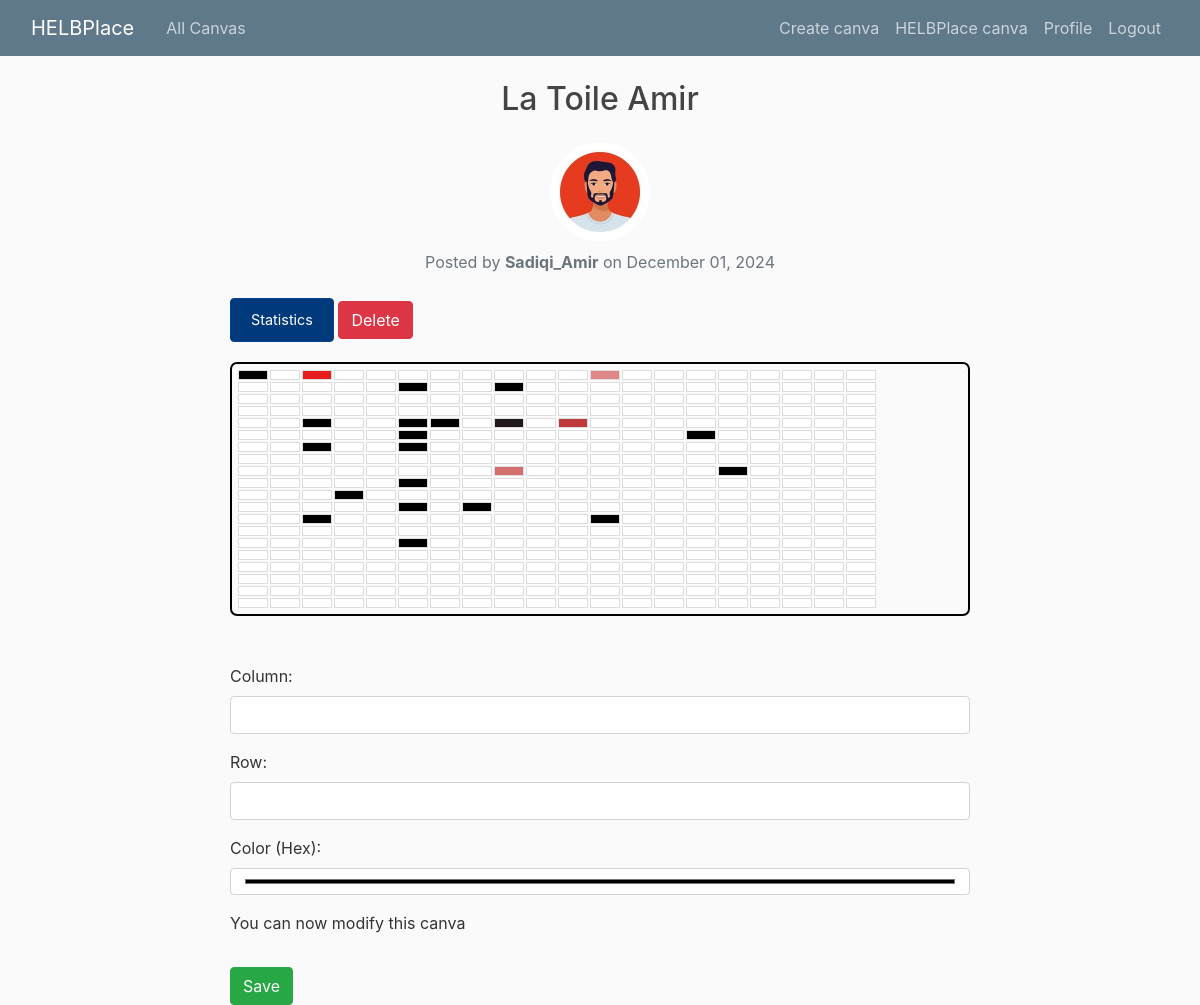
The page /canva/26/ (signed in) on the database as committed earlier.
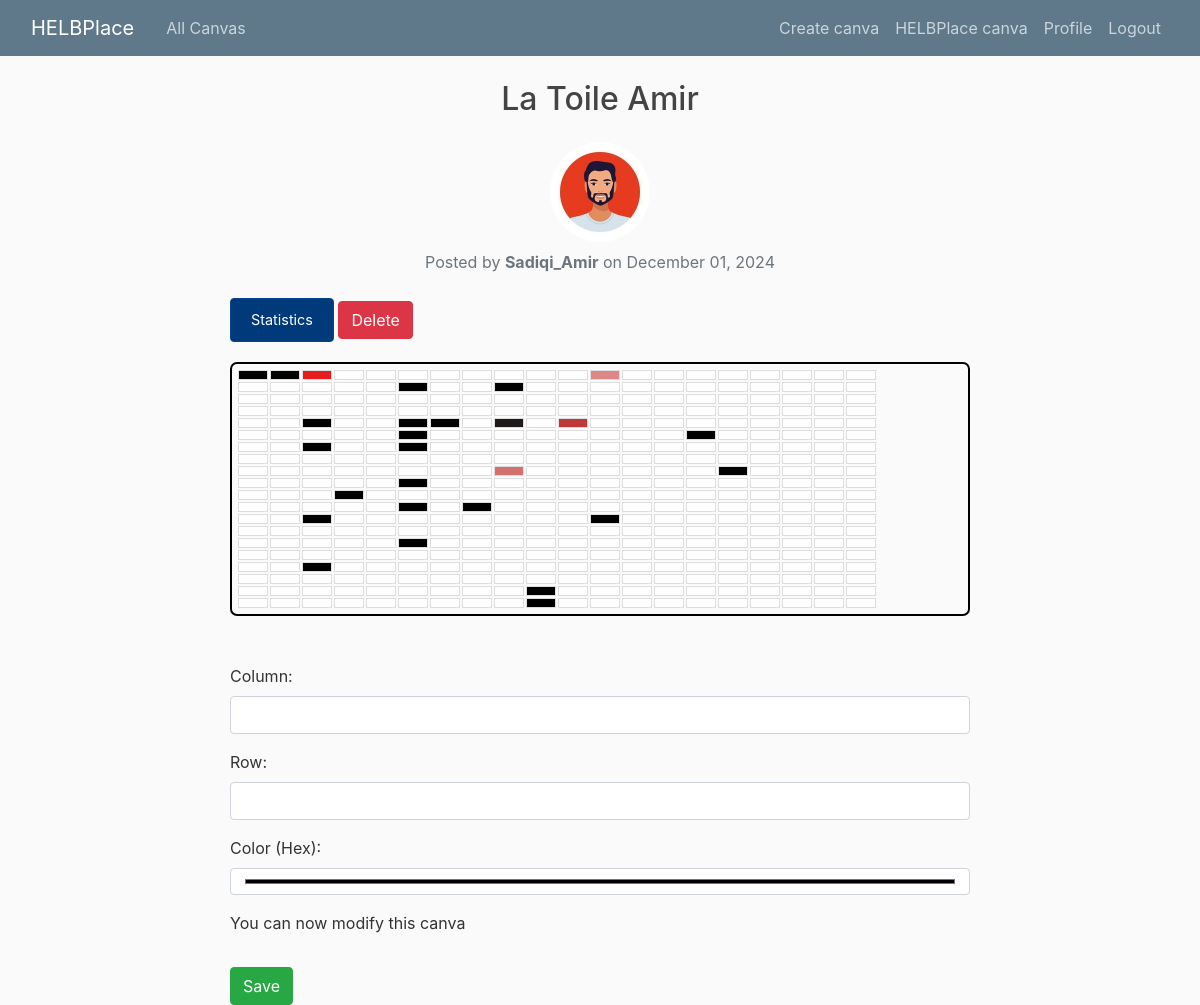
The same page on the database as committed later.
### blog/models.py (models this page shows)
class Pixel(models.Model):
    canva = models.ForeignKey(Canva, on_delete=models.CASCADE, related_name='pixels')
    x = models.IntegerField()
    y = models.IntegerField()
    color = models.CharField(max_length=7, default='#FFFFFF')
    class Meta:
        unique_together = ('canva', 'x', 'y')

### blog/views.py (the view)
# urls.py: path('canva/<int:pk>/', CanvaDetailView.as_view(), name='canva-detail'),
class CanvaDetailView(DetailView):
    model = Canva
    def get_context_data(self, **kwargs):
        context = super().get_context_data(**kwargs)
        canva = self.object
        pixels = canva.pixels.all()
        grid = [[None for _ in range(canva.sizeWidth)] for _ in range(canva.sizeHeight)]
        for pixel in pixels:
            grid[pixel.y][pixel.x] = pixel
        user_action = UserAction.objects.filter(user=self.request.user, canva=canva).first()
        if user_action:
            time_since_last_action = now() - user_action.last_modified
            context['time_remaining'] = max(0, canva.timer - time_since_last_action.seconds)
        else:
            context['time_remaining'] = 0
        context['pixels'] = grid
        return context

### blog/templates/blog/canva_detail.html (shortened to what this page needs)
{% extends "blog/base.html" %}
{% block content %}
<div class="container">
    <h2 class="mb-4 text-center">{{ canva.title }}</h2>
    <div class="text-center mb-4">
        <img class="rounded-circle" src="{{ canva.author.profile.image.url }}" alt="{{ canva.author }}" style="width: 100px; height: 100px;">
        <p class="mt-2 text-muted">Posted by <strong>{{ canva.author }}</strong> on {{ canva.date_posted|date:"F d, Y" }}</p>
    </div>
    <div class="statistic-button">
        <a href="{% url 'blog-statistic' %}?canva_id={{ canva.id }}" class="btn btn-primary">Statistics</a>
    {% if canva.author.id == user.id %}
    <a href="{% url 'canva-delete' pk=canva.pk %}" class="btn btn-danger">Delete</a>
    {% endif %}
    </div>
    <div class="canvas-grid">
        {% for row in pixels %}
            <div class="pixel-row">
                {% for pixel in row %}
                    <div class="pixel" style="background-color: {{ pixel.color }};" data-x="{{ pixel.x }}" data-y="{{ pixel.y }}" onclick="selectPixel(event)">
                    </div>
                {% empty %}
                    <p>No pixels available.</p>
                {% endfor %}
            </div>
        {% endfor %}
    </div>
    <div class="modify-grid mt-5">
        <form method="POST" action="{% url 'update-pixel' canva.id %}" id="pixel-form">
            <div class="form-group">
                <label for="x">Column:</label>
                <input type="number" id="x" name="x" class="form-control" required>
            </div>
            <div class="form-group">
                <label for="y">Row:</label>
                <input type="number" id="y" name="y" class="form-control" required>
            </div>
            <div class="form-group">
                <label for="color">Color (Hex):</label>
                <input type="color" id="color" name="color" class="form-control" required>
            </div>
            {% if time_remaining > 0 %}
                <div id="countdown-timer">
                    <p>Please wait <span id="timer">{{ time_remaining }}</span> seconds before modifying again.</p>
                </div>
            {% else %}
                <p>You can now modify this canva</p>
            {% endif %}
            <button type="submit" class="btn btn-success mt-3" id="save-button">Save</button>
        </form>
    </div>
</div>
{% endblock %}

Rows that differ between the two databases and show on the page:
changed Pixel (number 2 of 400 on the later page): color "#ffffff" → "#000000" (drawn)
changed Pixel (number 323 of 400 on the later page): color "#ffffff" → "#000000" (drawn)
changed Pixel (number 370 of 400 on the later page): color "#ffffff" → "#000000" (drawn)
changed Pixel (number 390 of 400 on the later page): color "#ffffff" → "#000000" (drawn)
